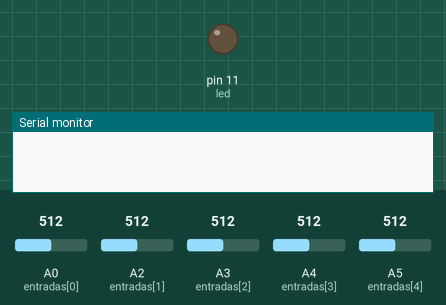
A sketch run on a simulated Arduino Mega 2560, built with avr-gcc and run on an emulated ATmega2560. Parts: output pins drawn as LEDs (lit = HIGH), the last lines printed to the serial monitor. Dashed ring = blinking. The test bench sets the inputs (shaded band); at power-on: A0 (entradas[0]) = 512, A2 (entradas[1]) = 512, A3 (entradas[2]) = 512, A4 (entradas[3]) = 512, A5 (entradas[4]) = 512.

Above: at 1.2 s.
1.3 s: A0 (entradas[0]) set to 989
2.8 s: A0 (entradas[0]) set to 1008
At 2.9 s:
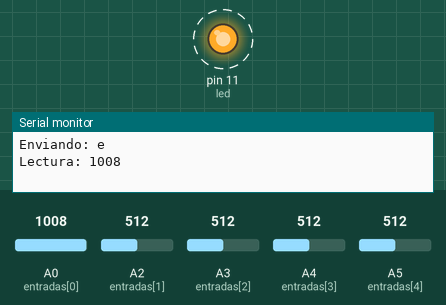
5.8 s: A2 (entradas[1]) set to 1010
Timing chart, 0 to 18.8 s (numbered marks = the images above; inputs shaded):
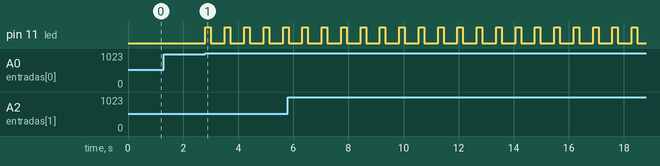

The sketch:

E_Key_BT.ino
```cpp
/*
    Teclado para Escornabot con sensores tipo MakeyMakey na placa E_KEY_BT
    pódese por calquera obxecto que conduza minimamente a corrente,
    axustando o valor umbral: maior para menos sensibilidade
    *
    Necesitamos 2 módulos Bluetooth, un Mestre e outro Escravo.
    un HC-05 como Mestre e outro escravo que pode ser HC-05 ou HC-06

HC-05 como Mestre.
    Conectaremos o modulo mediante un adaptador USB - RS-232 TTL. Axustes do terminal Baud 38400 ,NL & CR.

    Comandos AT HC-05 (Pulsar reset durante o acendido, (Parpadeo lento)):

                Envío               -  Resposta
    test:       AT                  -  OK
    nome:       AT+NAME=<NOME>      -  OK ( preguntar é AT+NAME?, resposta o nome )
    pin         AT+PSWD="<pin>"     -  OK ( AT+PSWD="1234" o mesmo que no escravo)
    Velocidade  AT+UART=9600,0,0    -  OK ( a mesma velocidade que no escravo )
    rol:        AT+ROLE=<rol>       -  OK ( 0=escravo, 1=Mestre (precisa reinicio (pulsar reset mentras se inicia )))
    modo:       AT+CMODE=<mode>     -  OK ( 0=conexión a un enderezo especifico(Bind), 1=conectase o primeiro dispositivo que atopa e se queda ligado a el )
    amarre:     AT+BIND=<enderezo>  -  OK ( Enderezo do escravo no seguinte formato  AT+BIND=98D3,31,7028EF )
    RESET       AT+RESET            -  OK ( Reinicia gardando os datos)
    +info: https://goo.gl/YTYMmm
HC-06 escravo.
     Conectaremos o modulo mediante un adaptador USB - RS-232 TTL. Axustes do terminal Baud 9600, sen axuste de liña ou NL & CR, NESTE CASO RESPONDE OS COMANDOS DOS HC05.
                Envío             -  Resposta
    test:       AT                -  OK
    nome:       AT+NAME<NOME>     -  OKsetname
    pin         AT+PIN<pin>       -  OKsetPIN ( AT+PIN1234 o mesmo pin que no mestre )
    Velocidade  AT+BAUD4          -  OK9600 ( 4 = 9600 baud ( a mesma velocidade que no mestre ))

    XDeSIG 2018 Creative Commons BY-SA4.0.
*/

// A2 Entrada tecla leste (e)
// A7 Entrada tecla oeste (o)
// A6 Entrada tecla norte (n)
// A8 Entrada tecla sur (n)

// A3 Entrada tecla executa (g)

#define led 11 //led para indicar o funcionamento

int entradas [5] = {A0, A2, A3, A4, A5};      //os pines de entrada
char teclas [5] = {'e','n','w','s','g'};  //cadea a enviar vía serie o escornabot


int umbral = 1000;   //Valor a partires do cal se detecta pulsacion ( sensibilidade)
int valor = 0;      //Variable para al macenar o valor da lectura analoxica

int contador = 0;   //Variable do contador

void setup() {

  Serial.begin(9600);   //activación da canle serie a 9600bps
  Serial1.begin(9600);   //activación da canle serie 1 a 9600bps


 // configuración dos pines de entrada
  for (contador = 0 ; contador < 6; contador ++) {
    pinMode(entradas[contador], INPUT);
  }

// configuración dos pines de saida ( leds)
    pinMode(led, OUTPUT);
  }


  void loop() {

    for (contador = 0 ; contador < 5; contador ++) {

      valor = analogRead(entradas[contador]);     //Collemos valor da entrada correspondente

      if (valor > umbral) {                       //Comprobamos se o valor supera o umbral de sensibilidade

        Serial1.print (teclas [contador]);         //Enviamos o comando da tecla seguido do retorno de carro
         Serial1.print ("\n");

        Serial.print ("Enviando: ");
          Serial.println (teclas [contador]);

        Serial.print ("Lectura: ");
          Serial.println (valor);

        digitalWrite (led, HIGH);
        delay(200);
        digitalWrite (led, LOW);
        delay(500);
      }
      delay(1); //Retardo entre lecturas
    }

  }
```

Measured:
- the behaviour switches between 1000 and 1001 on A0 (entradas[0]) (found by bisection; images 0 and 1)
- after the input at 1.3 s, every drawn part: stays the same
- after the input at 2.8 s, pin 11 (led): alternates HIGH for 0.20 s and LOW for 0.51 s, starting at once
